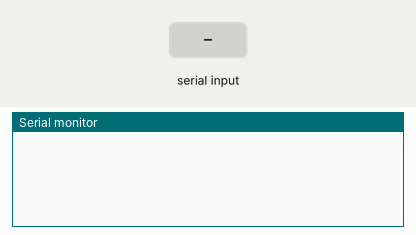
Simulated run of this sketch. Board: Arduino Uno, built with avr-gcc and run on an emulated ATmega328P. Shown: the last lines printed to the serial monitor. The test bench sets the inputs (shaded band).

Above: at 1.2 s.
1.3 s: "90,45\n" received over Serial
At 2.5 s:
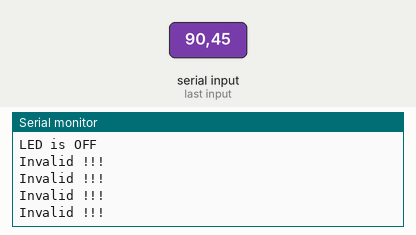
2.8 s: "30,150\n" received over Serial
At 4.0 s:
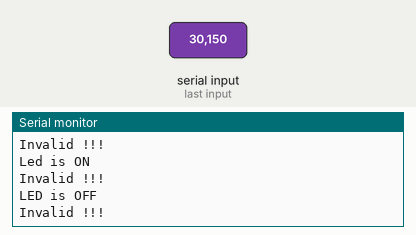

The sketch:

_8_SerialCommunicationWithBoard.ino
```cpp
void setup()
{
  Serial.begin(9600);
}

void loop()
{
  while(Serial.available() == 0);

  //read Input
  int val = Serial.read() - '0';

  if (val==1)
  {Serial.println("Led is ON");
  digitalWrite(13,HIGH);
  }
  else if (val ==0)
  {Serial.println("LED is OFF");
  digitalWrite(13,LOW);
  }
  else
  {
    Serial.println("Invalid !!!");
  }
  Serial.flush();
}
```

Measured:
- after the input at 1.3 s, the serial monitor: prints a new line at once (image 1)
- after the input at 2.8 s, the serial monitor: prints a new line at once (image 2)
